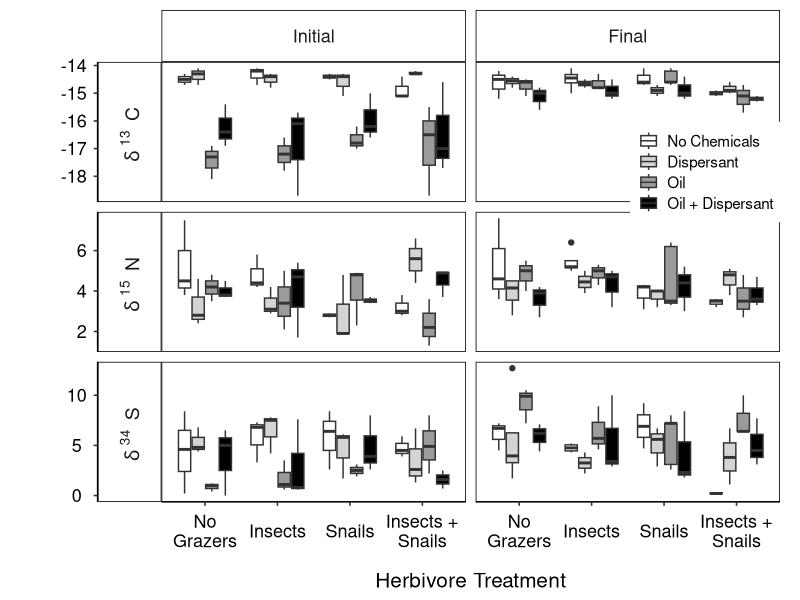
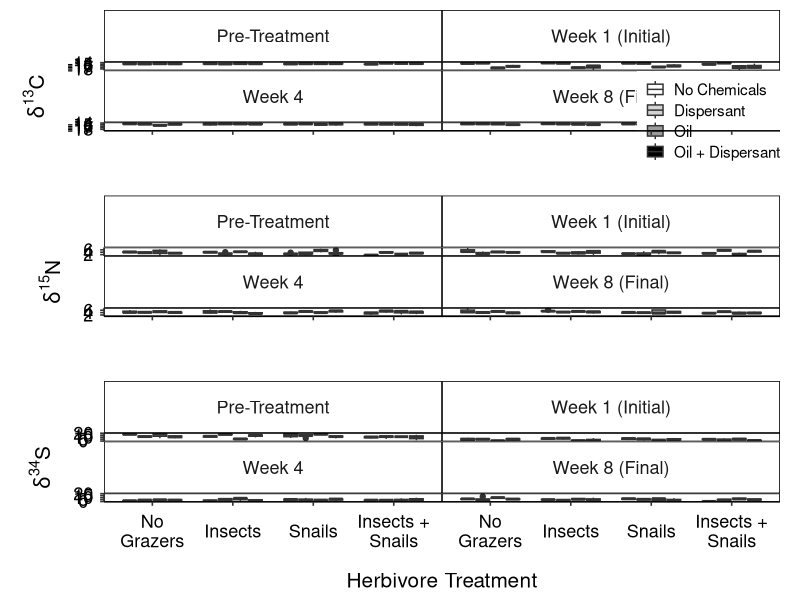

The R source for these figures, in order:
## ---- chunk 1
#knitr::opts_chunk$set(echo = TRUE)
library(ggplot2) ; library(scales) ; library(gridExtra)  ; library(plyr)  ; library(dplyr) ; library(tidyverse)
library(forcats) ; library(egg)
## ---- chunk 2
#######################################
### MAKE MY OWN THEME TO SAVE LINES OF CODE
theme_boxplot <- function(base_size = 12){
  theme_bw(base_size) %+replace%
    theme(legend.key.size=unit(15,"points"),
          legend.text=element_text(size=I(11)),
          legend.key=element_blank(),
          legend.title=element_blank(),
          legend.position="none",
          plot.margin=unit(c(0.5,1,0.5,1), "lines"), # respectively: top, right, bottom, left; refers to margin *outside* labels; default is c(1,1,0.5,0.5)
          panel.border=element_blank(),
          panel.spacing=unit(0,"lines"),
          axis.ticks.length=unit(1,"mm"),
          axis.text.x = element_text(margin=margin(5,0,0,0)),
          axis.text.y = element_text(margin=margin(0,5,0,0)),
          axis.text=element_text(size=13),
          axis.title.x=element_text(size=15, margin=margin(15,0,0,0)), 
          axis.title.y=element_text(size=15, angle=90, margin=margin(0,15,0,0)), 
          panel.grid.major=element_blank(),
          panel.grid.minor=element_blank(),
          strip.text.x=element_text(size=13, lineheight=0.5),
          strip.text.y=element_text(size=13),
          strip.background=element_rect(colour='black', fill='white'),
          axis.line.x = element_line(colour = 'black', size=0.5, linetype='solid'),
          axis.line.y = element_line(colour = 'black', size=0.5, linetype='solid'))
}  
##########################################
## ---- chunk 3
# read in the data file
Meso_expt_2013 <- read.table("../Isotope_figures.txt", head=T)

SIA_if_data <- Meso_expt_2013 %>% 
               filter(Week %in% c(1,8)) %>% # filters data to only week 1 and week 8
               mutate(Week = factor(Week),
                      Week = fct_recode(Week, " \nInitial\n " = "1",
                                              " \nFinal\n " = "8")) 

## ---- chunk 4

SIA_if_data2 <- SIA_if_data %>%
                gather(VarType, Value, -c(Week, Chem, Oil, Core, Herbivore)) %>% 
                mutate(VarType2 = ifelse(VarType == "d13C", " 13 ", 
                                  ifelse(VarType == "d15N", " 15 ",
                                  ifelse(VarType == "d34S", " 34 ",""))),
                       VarType3 = ifelse(VarType == "d13C", " C ",
                                  ifelse(VarType == "d15N", " N ",
                                  ifelse(VarType == "d34S", " S ","")))
                       )




# VarType2 = ifelse(VarType == "d13C", paste0('delta',^13,'"C"'),
#                                   ifelse(VarType == "d15N", paste0('delta',^15,'"N"'),
#                                   ifelse(VarType == "d34S", paste0('delta',^34,'"S"'),"")))

# VarType = fct_recode(VarType, "\ndelta^13C\n" = "d13C",
#                                                      " \ndelta^15N\n " = "d15N",
#                                                      " \ndelta^34S\n " = "d34S")

## ---- chunk 5

SIA_if_data2$Chem1 <- factor(SIA_if_data2$Chem, levels=c('NC', 'Core', 'Oil', 'OilCore')) # for ordering the plot

SIA_all <- ggplot(data=SIA_if_data2, aes(x=Herbivore, y=Value)) + 
                  geom_boxplot(aes(fill=Chem1)) + theme_boxplot() +
                  facet_grid(VarType2+VarType3~Week, scales="free", switch="y", 
                             labeller=label_bquote( delta ^ .(VarType2) * .(VarType3) )) +
                  xlab("Herbivore Treatment") + ylab("") + 
                  theme(legend.position = c(.88, .75),
                        panel.spacing = unit(0.25, "cm"),
                        panel.border = element_rect(colour = "black", fill=NA),
                        strip.text.y = element_text(angle=-90, lineheight=0.5, size=14, 
                                                    margin = margin(0,0.5,0,0.5, "cm"))) +
                  scale_fill_grey(start = 1, end = 0, guide=guide_legend(title = NULL),
                                  breaks=c("NC","Core","Oil","OilCore"),
                                  labels=c("No Chemicals","Dispersant","Oil","Oil + Dispersant")) +
                  scale_x_discrete(breaks=c("NG","P","S","SP"),
                                   labels=c("No\nGrazers","Insects","Snails","Insects +\nSnails")) 
  
  
SIA_all

## ---- chunk 6

SIA_if_data3 <- Meso_expt_2013 %>% 
                mutate(Week = factor(Week),
                       Week = fct_recode(Week, " \nPre-Treatment\n " = "0",
                                               " \nWeek 1 (Initial)\n " = "1",
                                               " \nWeek 4\n " = "4",
                                               " \nWeek 8 (Final)\n " = "8")) 

SIA_if_data3$Chem1 <- factor(SIA_if_data3$Chem, levels=c('NC', 'Core', 'Oil', 'OilCore')) # for ordering the plot

## ---- chunk 7
#Carbon Isotope figures
d13CPlot <- ggplot(data=SIA_if_data3, aes(x=Herbivore, y=as.numeric(d13C))) + 
            geom_boxplot(aes(fill=Chem1)) + theme_boxplot() + facet_wrap(~ Week, ncol=2) +
            xlab("") + ylab(expression(paste(delta^13, "C"))) + 
            theme(legend.position=c(.9, .15),
                  axis.text.x=element_blank(),
                  panel.border = element_rect(colour = "black", fill=NA),
                  strip.text.y = element_text(angle=-90, lineheight=0.5, size=14)) +
            scale_fill_grey(start = 1, end = 0, guide=guide_legend(title = NULL),
                            breaks=c("NC","Core","Oil","OilCore"),
                            labels=c("No Chemicals","Dispersant","Oil","Oil + Dispersant")) +
            scale_x_discrete(breaks=c("NG","P","S","SP"),
                             labels=c("No\nGrazers","Insects","Snails","Insects +\nSnails")) 

#d13CPlot
## ---- chunk 8
#Nitrogen Isotope Figures
d15NPlot <- ggplot(data=SIA_if_data3, aes(x=Herbivore, y=as.numeric(d15N))) + 
            geom_boxplot(aes(fill=Chem1)) + theme_boxplot() + facet_wrap(~ Week, ncol=2) +
            xlab("") + ylab(expression(paste(delta^15, "N"))) + 
            theme(legend.position="none",
                  axis.text.x=element_blank(),
                  panel.border = element_rect(colour = "black", fill=NA),
                  strip.text.y = element_text(angle=-90, lineheight=0.5,size=14)) +
            scale_fill_grey(start = 1, end = 0, guide=guide_legend(title = NULL),
                            breaks=c("NC","Core","Oil","OilCore"),
                            labels=c("No Chemicals","Dispersant","Oil","Oil + Dispersant")) +
            scale_x_discrete(breaks=c("NG","P","S","SP"),
                             labels=c("No\nGrazers","Insects","Snails","Insects +\nSnails")) 

#d15NPlot
## ---- chunk 9
#Sulfur Isotope Figures
d34SPlot <- ggplot(data=SIA_if_data3, aes(x=Herbivore, y=as.numeric(d34S))) + 
            geom_boxplot(aes(fill=Chem1)) + theme_boxplot() + facet_wrap(~ Week, ncol=2) +
            xlab("Herbivore Treatment") + ylab(expression(paste(delta^34, "S"))) + 
            theme(legend.position="none",
                  panel.border = element_rect(colour = "black", fill=NA),
                  strip.text.y = element_text(angle=-90, lineheight=0.5,size=14)) +
            scale_fill_grey(start = 1, end = 0, guide=guide_legend(title = NULL),
                            breaks=c("NC","Core","Oil","OilCore"),
                            labels=c("No Chemicals","Dispersant","Oil","Oil + Dispersant")) +
            scale_x_discrete(breaks=c("NG","P","S","SP"),
                             labels=c("No\nGrazers","Insects","Snails","Insects +\nSnails")) 

#d34SPlot
## ---- chunk 10
#grid.arrange(d13CPlot, d15NPlot, d34SPlot, ncol=1)

egg::ggarrange(plots=list(d13CPlot, d15NPlot, d34SPlot), 
               ncol=1, width = unit(3,"cm"), height = unit(2, "in"))
